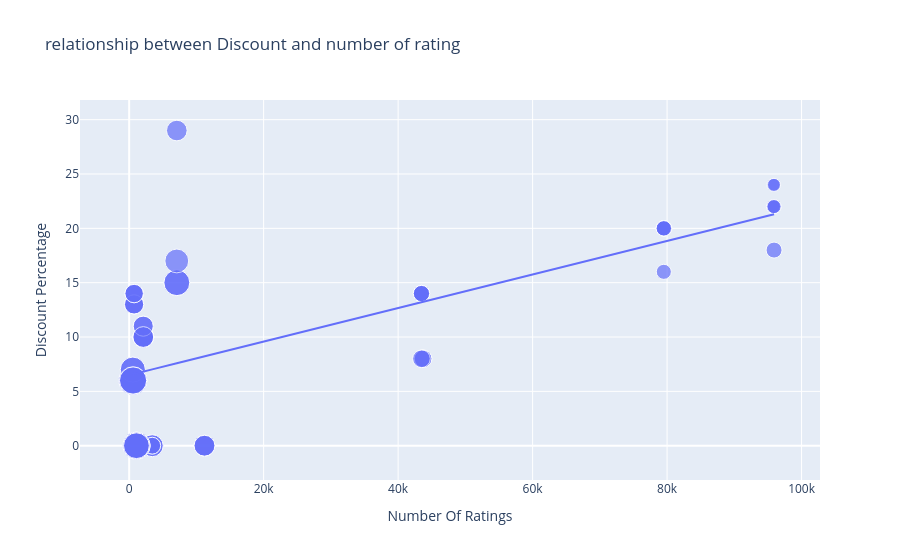

This figure's notebook cell:
### Code cell
figure = px.scatter(data_frame = data, x = "Number Of Ratings", y = "Discount Percentage", size = "Sale Price", trendline = "ols", title="relationship between Discount and number of rating")
figure.show()

### Figure 1 — Plotly figure (JSON) as saved in the notebook; plotly's stock layout.template omitted (floating-point values rounded to 4 significant figures)
{"data": [{"hovertemplate": "Number Of Ratings=%{x}<br>Discount Percentage=%{y}<br>Sale Price=%{marker.size}<extra></extra>", "legendgroup": "", "marker": {"color": "#636efa", "size": [49900, 84900, 84900, 77000, 77000, 49900, 49900, 77000, 89900, 41999, 39999, 41999, 41999, 41999, 131900, 117100, 131900, 117100, 74999, 117900, 117100, 117900, 99900, 44999, 140900, 130900, 64900, 120900, 59900, 75900, 110900, 130900, 120900, 64900, 64900, 75900, 75900, 120900, 59900, 120900, 75900, 140900, 70900, 70900, 75900, 59900, 110900, 120900, 130900, 130900, 54999, 54999, 29999, 34999, 34999, 34999, 54999, 29999, 46999, 46999, 46999, 46999], "sizemode": "area", "sizeref": 352.2, "symbol": "circle"}, "mode": "markers", "name": "", "orientation": "v", "showlegend": false, "type": "scatter", "x": [3431, 3431, 3431, 11202, 11202, 3431, 3431, 11202, 1454, 79512, 79512, 79582, 79512, 79512, 1078, 1078, 1078, 1078, 7088, 7088, 1078, 7088, 7081, 95909, 542, 580, 740, 545, 740, 2101, 545, 580, 580, 730, 730, 2101, 2101, 580, 740, 580, 2092, 545, 2101, 2092, 2101, 740, 545, 580, 580, 580, 43707, 43707, 95807, 95909, 95807, 95909, 43470, 95909, 43470, 43470, 43470, 43470], "xaxis": "x", "y": [0, 0, 0, 0, 0, 0, 0, 0, 0, 20, 16, 20, 20, 20, 0, 0, 0, 0, 29, 15, 0, 15, 17, 18, 6, 6, 13, 6, 14, 10, 7, 6, 6, 13, 13, 10, 10, 6, 14, 6, 10, 6, 11, 11, 10, 14, 7, 6, 6, 6, 8, 8, 24, 22, 22, 22, 8, 24, 14, 14, 14, 14], "yaxis": "y"}, {"hovertemplate": "<b>OLS trendline</b><br>Discount Percentage = 0.000154292 * Number Of Ratings + 6.49233<br>R<sup>2</sup>=0.468988<br><br>Number Of Ratings=%{x}<br>Discount Percentage=%{y} <b>(trend)</b><extra></extra>", "legendgroup": "", "marker": {"color": "#636efa", "symbol": "circle"}, "mode": "lines", "name": "", "showlegend": false, "type": "scatter", "x": [542, 545, 545, 545, 545, 580, 580, 580, 580, 580, 580, 580, 580, 730, 730, 740, 740, 740, 740, 1078, 1078, 1078, 1078, 1078, 1454, 2092, 2092, 2101, 2101, 2101, 2101, 2101, 3431, 3431, 3431, 3431, 3431, 7081, 7088, 7088, 7088, 11202, 11202, 11202, 43470, 43470, 43470, 43470, 43470, 43707, 43707, 79512, 79512, 79512, 79512, 79582, 95807, 95807, 95909, 95909, 95909, 95909], "xaxis": "x", "y": [6.576, 6.576, 6.576, 6.576, 6.576, 6.582, 6.582, 6.582, 6.582, 6.582, 6.582, 6.582, 6.582, 6.605, 6.605, 6.607, 6.607, 6.607, 6.607, 6.659, 6.659, 6.659, 6.659, 6.659, 6.717, 6.815, 6.815, 6.816, 6.816, 6.816, 6.816, 6.816, 7.022, 7.022, 7.022, 7.022, 7.022, 7.585, 7.586, 7.586, 7.586, 8.221, 8.221, 8.221, 13.2, 13.2, 13.2, 13.2, 13.2, 13.24, 13.24, 18.76, 18.76, 18.76, 18.76, 18.77, 21.27, 21.27, 21.29, 21.29, 21.29, 21.29], "yaxis": "y"}], "layout": {"autosize": true, "legend": {"itemsizing": "constant", "tracegroupgap": 0}, "title": {"text": "relationship between Discount and number of rating"}, "xaxis": {"anchor": "y", "autorange": true, "domain": [0, 1], "range": [-6750.0, 102400.0], "title": {"text": "Number Of Ratings"}, "type": "linear"}, "yaxis": {"anchor": "x", "autorange": true, "domain": [0, 1], "range": [-5.213, 33.41], "title": {"text": "Discount Percentage"}, "type": "linear"}}}
